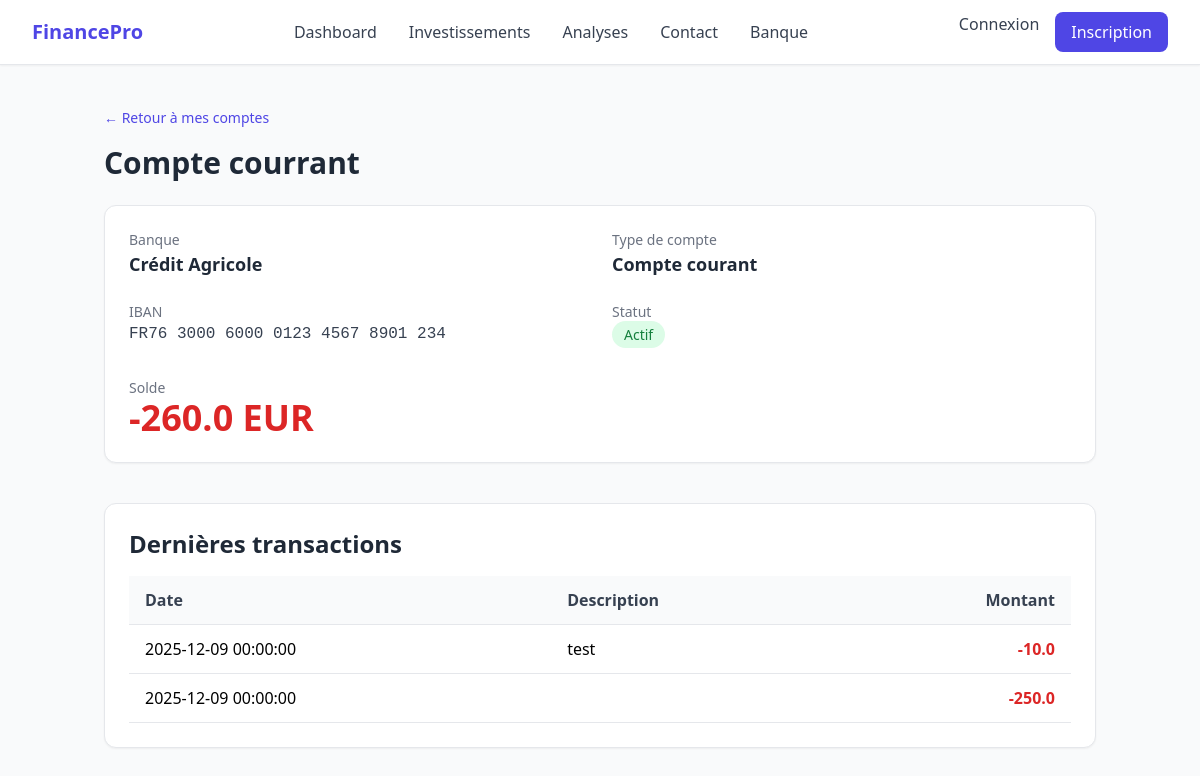
The page /bank-accounts/1 on the database its author committed.
### app/models.py (models this page shows)
class MainBankAccount(db.Model):
    id = db.Column(db.Integer, primary_key=True)
    bank_origin = db.Column(db.String(256), nullable=False)
    account_name = db.Column(db.String(256), unique=True, nullable=False)
    type_account = db.Column(db.String(256), nullable=False)
    monnaie = db.Column(db.String(10), nullable=False)
    balance = db.Column(db.Float, default=0.0)
    iban = db.Column(db.String(24), unique=True, nullable=False)
    status = db.Column(db.Boolean, default=False)
    user_id = db.Column(db.Integer, db.ForeignKey('user.id'), nullable=False)
    transactions = db.relationship('Transaction', backref='account', lazy=True)

class Transaction(db.Model):
    id = db.Column(db.Integer, primary_key=True)
    date = db.Column(db.DateTime, nullable=False)
    account_label = db.Column(db.String(256), nullable=False)
    description = db.Column(db.String(512), nullable=True)
    category = db.Column(db.String(256), nullable=True)
    amount = db.Column(db.Float, nullable=False, default=0.0)
    amount_numeric = db.Column(db.Float, nullable=False, default=0.0)
    account_id = db.Column(db.Integer, db.ForeignKey('main_bank_account.id'), nullable=False)
    user_id = db.Column(db.Integer, db.ForeignKey('user.id'), nullable=False)

### app/routes/main.py (the view)
@main_bp.route("/bank-accounts/<int:account_id>")
def compte_detail(account_id):
    accounts_query = MainBankAccount.query.all()
    transactions = Transaction.query.filter_by(account_id=account_id).all()
    accounts = {
        acc.id: {
            "id": acc.id,
            "bank_name": acc.bank_origin,
            "label": acc.account_name,
            "type": acc.type_account,
            "currency": acc.monnaie,
            "iban": acc.iban,
            "balance": f"{acc.balance} {acc.monnaie}",
            "balance_numeric": acc.balance,
            "active": acc.status,
        }
        for acc in accounts_query
    }
    account = accounts.get(account_id)
    if not account:
        flash("Compte introuvable", "error")
        return redirect("/bank-accounts")
    return render_template("bank/bank_accounts_detail.html", account=account, transactions=transactions)

### app/templates/bank/bank_accounts_detail.html (shortened to what this page needs)
{% extends 'base.html' %}
{% block content %}
<div class="max-w-5xl mx-auto px-4 py-10">
    <a href="/bank-accounts" class="text-indigo-600 hover:underline text-sm">
        ← Retour à mes comptes
    </a>
    <h1 class="text-3xl font-bold text-gray-800 mt-4 mb-6">
        {{ account.label }}
    </h1>
    <div class="bg-white border border-gray-200 rounded-xl shadow-sm p-6 mb-10">
        <div class="grid grid-cols-1 md:grid-cols-2 gap-6">
            <div>
                <p class="text-sm text-gray-500">Banque</p>
                <p class="text-lg font-semibold text-gray-800">{{ account.bank_name }}</p>
            </div>
            <div>
                <p class="text-sm text-gray-500">Type de compte</p>
                <p class="text-lg font-semibold text-gray-800">{{ account.type }}</p>
            </div>
            <div>
                <p class="text-sm text-gray-500">IBAN</p>
                <p class="font-mono text-gray-700">{{ account.iban }}</p>
            </div>
            <div>
                <p class="text-sm text-gray-500">Statut</p>
                {% if account.active %}
                    <span class="px-3 py-1 bg-green-100 text-green-700 rounded-full text-sm">
                        Actif
                    </span>
                {% endif %}
            </div>
        </div>
        <div class="mt-8">
            <p class="text-sm text-gray-500">Solde</p>
            <p class="text-4xl font-bold
                {% if account.balance_numeric >= 0 %}
                    text-green-600
                {% else %}
                    text-red-600
                {% endif %}">
                {{ account.balance }}
            </p>
        </div>
    </div>
    <div class="bg-white border border-gray-200 rounded-xl shadow-sm p-6">
        <h2 class="text-2xl font-semibold text-gray-800 mb-4">
            Dernières transactions
        </h2>
        <table class="w-full border-collapse">
            <thead>
                <tr class="bg-gray-50 border-b text-gray-700">
                    <th class="py-3 px-4 text-left">Date</th>
                    <th class="py-3 px-4 text-left">Description</th>
                    <th class="py-3 px-4 text-right">Montant</th>
                </tr>
            </thead>
            <tbody>
                {% for t in transactions %}
                <tr class="border-b">
                    <td class="py-3 px-4">{{ t.date }}</td>
                    <td class="py-3 px-4">{{ t.description }}</td>
                    <td class="py-3 px-4 text-right font-semibold
                        {% if t.amount_numeric >= 0 %}
                            text-green-600
                        {% else %}
                            text-red-600
                        {% endif %}">
                        {{ t.amount }}
                    </td>
                </tr>
                {% else %}
                <tr>
                    <td colspan="3" class="py-4 text-center text-gray-500">Aucune transaction disponible.</td>
                </tr>
                {% endfor %}
            </tbody>
        </table>
    </div>
</div>
{% endblock %}

### rows shown on the page
MainBankAccount: label "Compte courrant", bank_name "Crédit Agricole", type "Compte courant", iban "FR76 3000 6000 0123 4567 8901 234"
Transaction: date "2025-12-09 00:00:00", description "test", amount "-10.0"
Transaction: date "2025-12-09 00:00:00", amount "-250.0"

### other values the page prints
{{ account.balance }} "-260.0 EUR"
